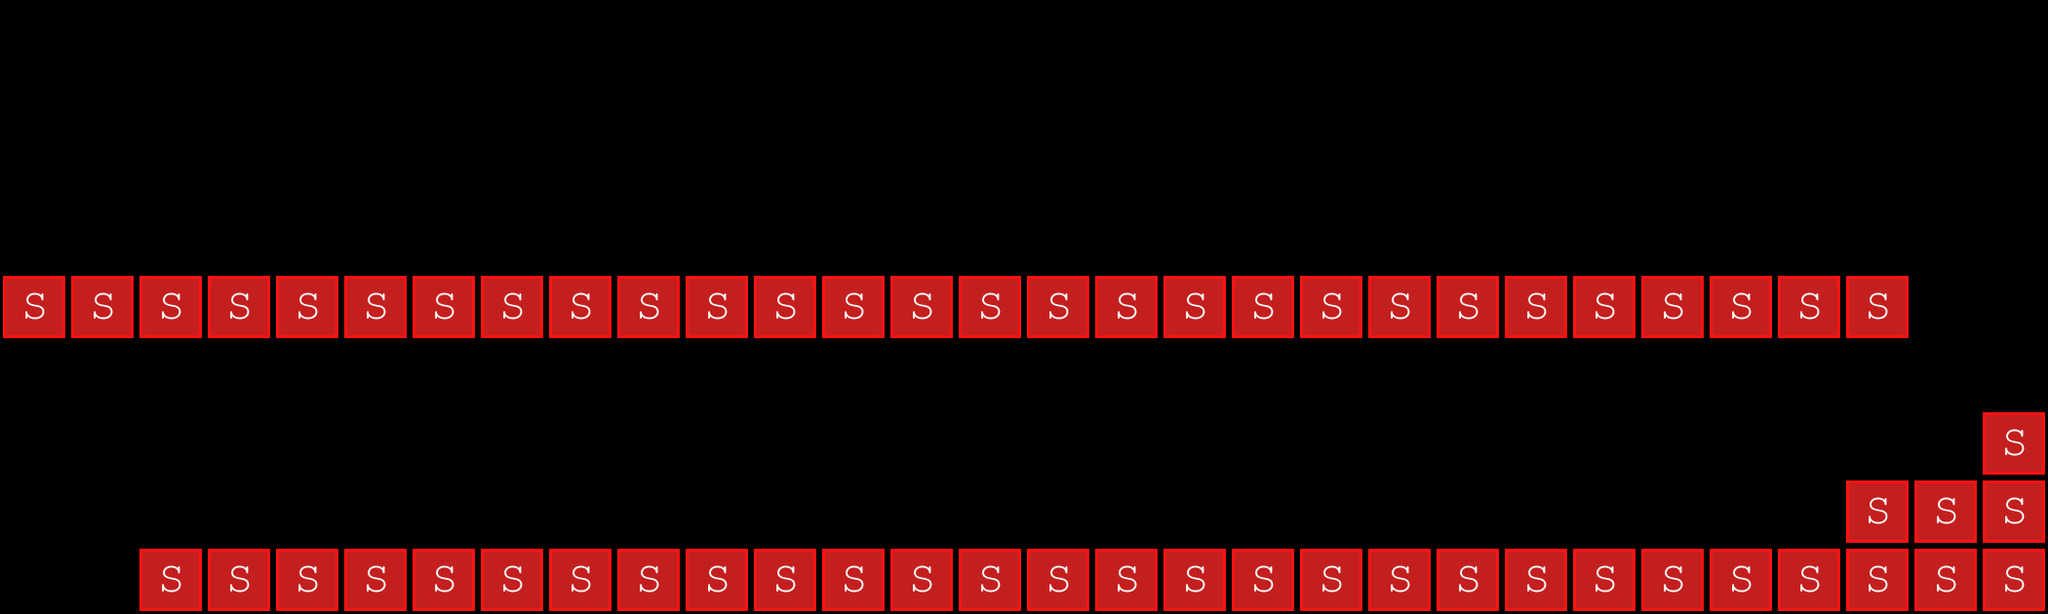

Rendered tile map (Tiled .tmx) drawn with the repository's tilesets; below, a short description and the map source with its tile grids summarised:
An orthogonal 30x9 tile map with 70x70 px tiles, 2 tile layers (background, collision), 2 tilesets and 3 objects (leveltrigger).

<map version="1.0" orientation="orthogonal" width="30" height="9" tilewidth="70" tileheight="70">
 <tileset firstgid="1" name="background-tiles" tilewidth="70" tileheight="70">
  <image source="../img/background-tiles.png" width="910" height="910" />
 </tileset>
 <tileset firstgid="170" name="meta-tiles" tilewidth="70" tileheight="70">
  <image source="../img/meta-tiles.png" width="350" height="70" />
  <tile id="4">
   <properties>
    <property name="type" value="solid" />
   </properties>
  </tile>
 </tileset>
 <layer name="background" width="30" height="9">
  <data>[270 cells, 60 non-empty, 1 distinct tile ids]</data>
 </layer>
 <layer name="collision" width="30" height="9">
  <data>[270 cells, 60 non-empty, 1 distinct tile ids]</data>
 </layer>
 <objectgroup name="levelEntities" width="30" height="9">
  <object name="leveltrigger" x="0" y="140" width="70" height="140">
   <properties>
    <property name="level" value="level2" />
   </properties>
  </object>
  <object x="0" y="-420" />
  <object x="420" y="-630" />
 </objectgroup>
</map>
